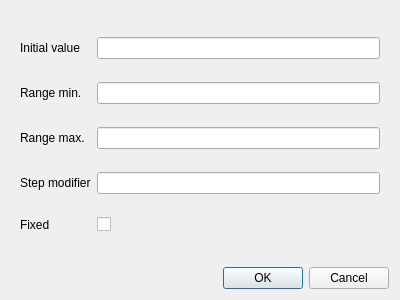
<?xml version="1.0" encoding="UTF-8"?>
<ui version="4.0">
 <class>ParameterEditDialog</class>
 <widget class="QDialog" name="ParameterEditDialog">
  <property name="geometry">
   <rect>
    <x>0</x>
    <y>0</y>
    <width>400</width>
    <height>300</height>
   </rect>
  </property>
  <property name="windowTitle">
   <string>Fit Parameter</string>
  </property>
  <layout class="QVBoxLayout" name="verticalLayout">
   <item>
    <widget class="QWidget" name="widget" native="true">
     <layout class="QGridLayout" name="gridLayout">
      <item row="1" column="0">
       <widget class="QLabel" name="label_2">
        <property name="text">
         <string>Range min.</string>
        </property>
       </widget>
      </item>
      <item row="3" column="0">
       <widget class="QLabel" name="label_4">
        <property name="text">
         <string>Step modifier</string>
        </property>
       </widget>
      </item>
      <item row="0" column="0">
       <widget class="QLabel" name="label">
        <property name="text">
         <string>Initial value</string>
        </property>
       </widget>
      </item>
      <item row="2" column="0">
       <widget class="QLabel" name="label_3">
        <property name="text">
         <string>Range max.</string>
        </property>
       </widget>
      </item>
      <item row="0" column="1">
       <widget class="QLineEdit" name="le_initial_value"/>
      </item>
      <item row="4" column="0">
       <widget class="QLabel" name="label_5">
        <property name="text">
         <string>Fixed</string>
        </property>
       </widget>
      </item>
      <item row="1" column="1">
       <widget class="QLineEdit" name="le_range_min"/>
      </item>
      <item row="2" column="1">
       <widget class="QLineEdit" name="le_range_max"/>
      </item>
      <item row="3" column="1">
       <widget class="QLineEdit" name="le_step_mod"/>
      </item>
      <item row="4" column="1">
       <widget class="QCheckBox" name="cb_fixed">
        <property name="text">
         <string/>
        </property>
        <property name="checked">
         <bool>false</bool>
        </property>
       </widget>
      </item>
     </layout>
    </widget>
   </item>
   <item>
    <widget class="QDialogButtonBox" name="buttonBox">
     <property name="orientation">
      <enum>Qt::Horizontal</enum>
     </property>
     <property name="standardButtons">
      <set>QDialogButtonBox::Cancel|QDialogButtonBox::Ok</set>
     </property>
    </widget>
   </item>
  </layout>
 </widget>
 <resources/>
 <connections>
  <connection>
   <sender>buttonBox</sender>
   <signal>accepted()</signal>
   <receiver>ParameterEditDialog</receiver>
   <slot>accept()</slot>
   <hints>
    <hint type="sourcelabel">
     <x>248</x>
     <y>254</y>
    </hint>
    <hint type="destinationlabel">
     <x>157</x>
     <y>274</y>
    </hint>
   </hints>
  </connection>
  <connection>
   <sender>buttonBox</sender>
   <signal>rejected()</signal>
   <receiver>ParameterEditDialog</receiver>
   <slot>reject()</slot>
   <hints>
    <hint type="sourcelabel">
     <x>316</x>
     <y>260</y>
    </hint>
    <hint type="destinationlabel">
     <x>286</x>
     <y>274</y>
    </hint>
   </hints>
  </connection>
 </connections>
</ui>
